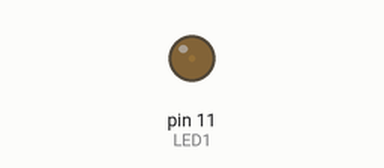
Simulated run of this sketch. Board: Arduino Uno, built with avr-gcc and run on an emulated ATmega328P. Shown: output pins drawn as LEDs (lit = HIGH).

Above: at 0.05 s.
At 1.55 s:
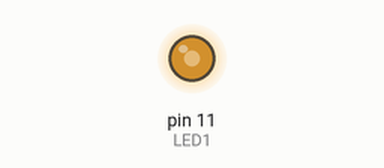
At 2.8 s:
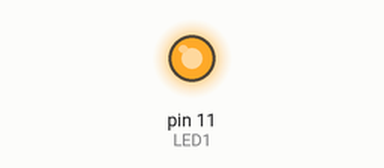
At 5.55 s:
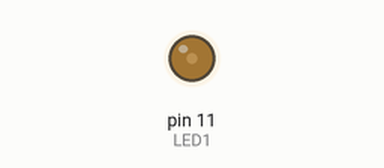
Timing chart, 0 to 9.2 s (numbered marks = the images above):
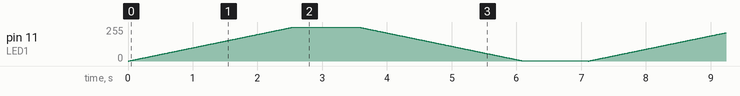

The sketch:

LED-anologico_aumentardiminuir.ino
```cpp
const int LED1 = 11;


void setup()
{
  pinMode(LED1, OUTPUT);
}

void loop()
{
  int i;
  for(int i=0; i<255; i++){
	analogWrite(LED1, i);
    delay(10);}
  delay(1000);
  for(i=255; i>0; i--){
    analogWrite(LED1, i);
  	delay(10);}
  delay(1000);
}
```
